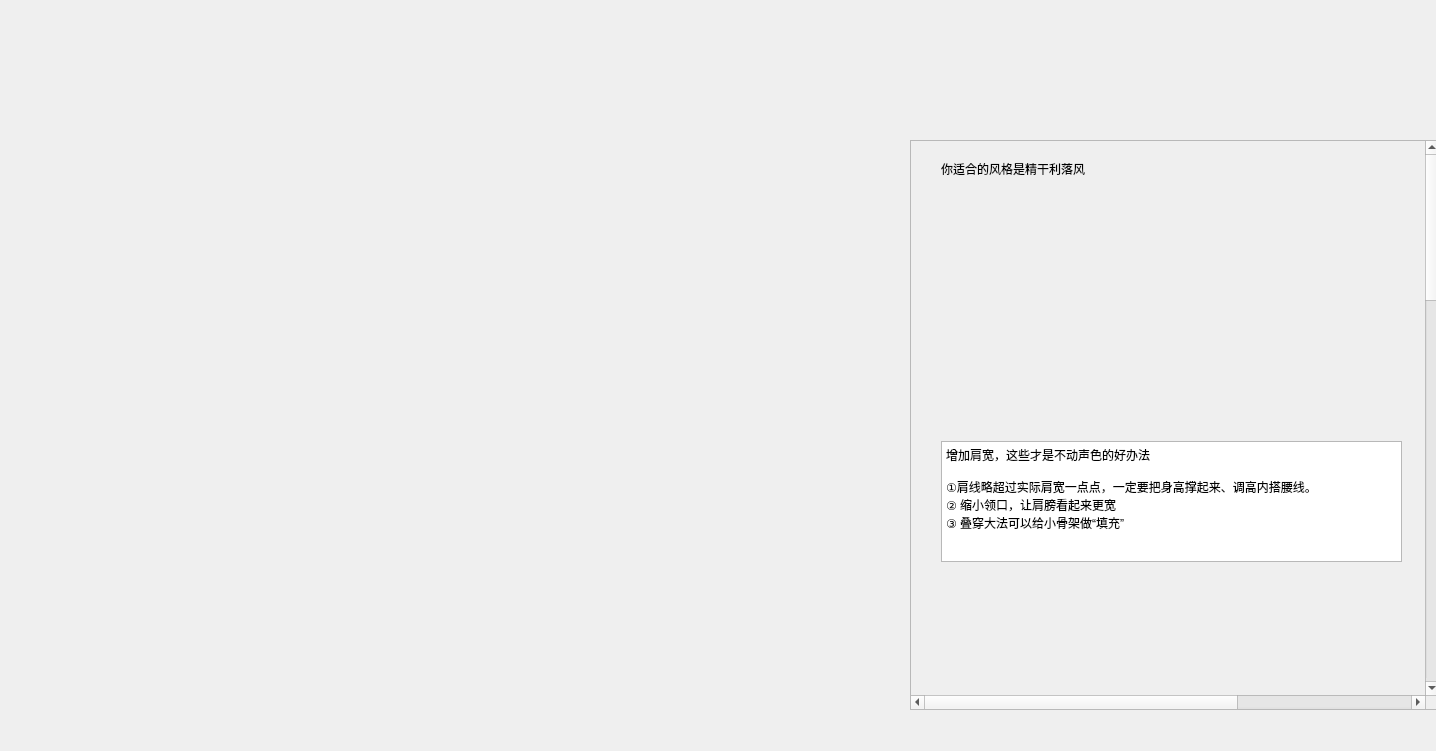
<?xml version="1.0" encoding="UTF-8"?>
<ui version="4.0">
 <class>coldsmallroound</class>
 <widget class="QWidget" name="coldsmallroound">
  <property name="geometry">
   <rect>
    <x>0</x>
    <y>0</y>
    <width>1436</width>
    <height>751</height>
   </rect>
  </property>
  <property name="windowTitle">
   <string>Form</string>
  </property>
  <widget class="QScrollArea" name="scrollArea">
   <property name="geometry">
    <rect>
     <x>910</x>
     <y>140</y>
     <width>530</width>
     <height>570</height>
    </rect>
   </property>
   <property name="verticalScrollBarPolicy">
    <enum>Qt::ScrollBarAlwaysOn</enum>
   </property>
   <property name="horizontalScrollBarPolicy">
    <enum>Qt::ScrollBarAlwaysOn</enum>
   </property>
   <property name="widgetResizable">
    <bool>false</bool>
   </property>
   <widget class="QWidget" name="scrollAreaWidgetContents">
    <property name="geometry">
     <rect>
      <x>0</x>
      <y>0</y>
      <width>800</width>
      <height>2000</height>
     </rect>
    </property>
    <property name="minimumSize">
     <size>
      <width>400</width>
      <height>1000</height>
     </size>
    </property>
    <widget class="QLabel" name="label">
     <property name="geometry">
      <rect>
       <x>30</x>
       <y>20</y>
       <width>331</width>
       <height>16</height>
      </rect>
     </property>
     <property name="text">
      <string>你适合的风格是精干利落风</string>
     </property>
    </widget>
    <widget class="QLabel" name="label_3">
     <property name="geometry">
      <rect>
       <x>30</x>
       <y>50</y>
       <width>461</width>
       <height>241</height>
      </rect>
     </property>
     <property name="text">
      <string/>
     </property>
    </widget>
    <widget class="QTextBrowser" name="textBrowser">
     <property name="geometry">
      <rect>
       <x>30</x>
       <y>300</y>
       <width>461</width>
       <height>121</height>
      </rect>
     </property>
     <property name="html">
      <string>&lt;!DOCTYPE HTML PUBLIC &quot;-//W3C//DTD HTML 4.0//EN&quot; &quot;http://www.w3.org/TR/REC-html40/strict.dtd&quot;&gt;
&lt;html&gt;&lt;head&gt;&lt;meta name=&quot;qrichtext&quot; content=&quot;1&quot; /&gt;&lt;style type=&quot;text/css&quot;&gt;
p, li { white-space: pre-wrap; }
&lt;/style&gt;&lt;/head&gt;&lt;body style=&quot; font-family:'SimSun'; font-size:9pt; font-weight:400; font-style:normal;&quot;&gt;
&lt;p style=&quot; margin-top:0px; margin-bottom:0px; margin-left:0px; margin-right:0px; -qt-block-indent:0; text-indent:0px;&quot;&gt;增加肩宽，这些才是不动声色的好办法&lt;/p&gt;
&lt;p style=&quot;-qt-paragraph-type:empty; margin-top:0px; margin-bottom:0px; margin-left:0px; margin-right:0px; -qt-block-indent:0; text-indent:0px;&quot;&gt;&lt;br /&gt;&lt;/p&gt;
&lt;p style=&quot; margin-top:0px; margin-bottom:0px; margin-left:0px; margin-right:0px; -qt-block-indent:0; text-indent:0px;&quot;&gt;①肩线略超过实际肩宽一点点，一定要把身高撑起来、调高内搭腰线。&lt;/p&gt;
&lt;p style=&quot; margin-top:0px; margin-bottom:0px; margin-left:0px; margin-right:0px; -qt-block-indent:0; text-indent:0px;&quot;&gt;② 缩小领口，让肩膀看起来更宽&lt;/p&gt;
&lt;p style=&quot; margin-top:0px; margin-bottom:0px; margin-left:0px; margin-right:0px; -qt-block-indent:0; text-indent:0px;&quot;&gt;③ 叠穿大法可以给小骨架做“填充”&lt;/p&gt;&lt;/body&gt;&lt;/html&gt;</string>
     </property>
    </widget>
    <widget class="QLabel" name="label_4">
     <property name="geometry">
      <rect>
       <x>30</x>
       <y>430</y>
       <width>461</width>
       <height>261</height>
      </rect>
     </property>
     <property name="text">
      <string/>
     </property>
    </widget>
    <widget class="QTextBrowser" name="textBrowser_2">
     <property name="geometry">
      <rect>
       <x>30</x>
       <y>1210</y>
       <width>461</width>
       <height>171</height>
      </rect>
     </property>
     <property name="html">
      <string>&lt;!DOCTYPE HTML PUBLIC &quot;-//W3C//DTD HTML 4.0//EN&quot; &quot;http://www.w3.org/TR/REC-html40/strict.dtd&quot;&gt;
&lt;html&gt;&lt;head&gt;&lt;meta name=&quot;qrichtext&quot; content=&quot;1&quot; /&gt;&lt;style type=&quot;text/css&quot;&gt;
p, li { white-space: pre-wrap; }
&lt;/style&gt;&lt;/head&gt;&lt;body style=&quot; font-family:'SimSun'; font-size:9pt; font-weight:400; font-style:normal;&quot;&gt;
&lt;p style=&quot; margin-top:0px; margin-bottom:0px; margin-left:0px; margin-right:0px; -qt-block-indent:0; text-indent:0px;&quot;&gt;调节身材比例，利落又显高&lt;/p&gt;
&lt;p style=&quot;-qt-paragraph-type:empty; margin-top:0px; margin-bottom:0px; margin-left:0px; margin-right:0px; -qt-block-indent:0; text-indent:0px;&quot;&gt;&lt;br /&gt;&lt;/p&gt;
&lt;p style=&quot; margin-top:0px; margin-bottom:0px; margin-left:0px; margin-right:0px; -qt-block-indent:0; text-indent:0px;&quot;&gt;① 下装一定要保持利落，才不会钝感太强和压身高&lt;/p&gt;
&lt;p style=&quot; margin-top:0px; margin-bottom:0px; margin-left:0px; margin-right:0px; -qt-block-indent:0; text-indent:0px;&quot;&gt;笔挺的短裤短裙+短靴或鞋子短袜，或者尽情穿修身的裤子，长筒靴，或者直筒裤配靴子&lt;/p&gt;
&lt;p style=&quot;-qt-paragraph-type:empty; margin-top:0px; margin-bottom:0px; margin-left:0px; margin-right:0px; -qt-block-indent:0; text-indent:0px;&quot;&gt;&lt;br /&gt;&lt;/p&gt;
&lt;p style=&quot; margin-top:0px; margin-bottom:0px; margin-left:0px; margin-right:0px; -qt-block-indent:0; text-indent:0px;&quot;&gt;② 提高腰线&lt;/p&gt;
&lt;p style=&quot; margin-top:0px; margin-bottom:0px; margin-left:0px; margin-right:0px; -qt-block-indent:0; text-indent:0px;&quot;&gt;短牛仔外套、短西装、短夹克等等，既能凸显冷感，又能调节比例，搭配利落下装就很挺拔了。&lt;/p&gt;&lt;/body&gt;&lt;/html&gt;</string>
     </property>
    </widget>
    <widget class="QLabel" name="label_5">
     <property name="geometry">
      <rect>
       <x>30</x>
       <y>700</y>
       <width>461</width>
       <height>251</height>
      </rect>
     </property>
     <property name="text">
      <string/>
     </property>
    </widget>
    <widget class="QLabel" name="label_6">
     <property name="geometry">
      <rect>
       <x>30</x>
       <y>960</y>
       <width>461</width>
       <height>241</height>
      </rect>
     </property>
     <property name="text">
      <string/>
     </property>
    </widget>
    <widget class="QLabel" name="label_7">
     <property name="geometry">
      <rect>
       <x>30</x>
       <y>1390</y>
       <width>461</width>
       <height>251</height>
      </rect>
     </property>
     <property name="text">
      <string/>
     </property>
    </widget>
    <widget class="QLabel" name="label_8">
     <property name="geometry">
      <rect>
       <x>30</x>
       <y>1650</y>
       <width>461</width>
       <height>271</height>
      </rect>
     </property>
     <property name="text">
      <string/>
     </property>
    </widget>
   </widget>
  </widget>
 </widget>
 <resources/>
 <connections/>
</ui>
